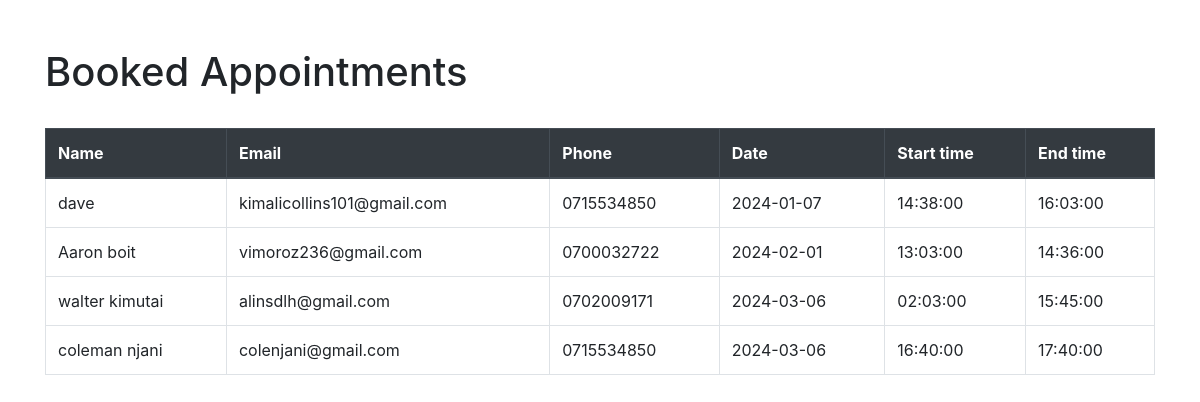
Screenshot of /copilot-/adminbookings.php with the database file from the repository.
### tables this page shows
CREATE TABLE `bookings` (
  `name` varchar(50) NOT NULL,
  `email` varchar(50) NOT NULL,
  `phone` varchar(20) NOT NULL,
  `date` date NOT NULL,
  `start_time` time NOT NULL,
  `end_time` time NOT NULL
);

### copilot-/adminbookings.php (the view, shortened to what this page needs)
<!DOCTYPE html>
<html lang="en">
<head>
    <link rel="stylesheet" href="https://stackpath.bootstrapcdn.com/bootstrap/4.5.2/css/bootstrap.min.css">
</head>
<body>
    <div class="container">
        <h1 class="mt-5">Booked Appointments</h1>
        <?php
        $servername = "localhost";
        $username = "root";
        $password = "";
        $dbname = "contact";
        $conn = new mysqli($servername, $username, $password, $dbname);
        $sql = "SELECT name, email, phone, date, start_time, end_time FROM bookings ORDER BY date, start_time";
        $result = $conn->query($sql);
        echo "<div class='table-responsive'>";
        echo "<table class='table table-bordered mt-4'>";
        echo "<thead class='thead-dark'><tr><th>Name</th><th>Email</th><th>Phone</th><th>Date</th><th>Start time</th><th>End time</th></tr></thead><tbody>";
        if ($result->num_rows > 0) {
          while($row = $result->fetch_assoc()) {
            echo "<tr><td>" . $row["name"] . "</td><td>" . $row["email"] . "</td><td>" . $row["phone"] . "</td><td>" . $row["date"] . "</td><td>" . $row["start_time"] . "</td><td>" . $row["end_time"] . "</td></tr>";
          }
        } else {
          echo "<tr><td colspan='6'>No bookings found</td></tr>";
        }
        echo "</tbody></table></div>";
        ?>
    </div>
</body>
</html>

### rows the page displays
bookings: name "dave", email "kimalicollins101@gmail.com", phone "0715534850", date "2024-01-07", start_time "14:38:00", end_time "16:03:00"
bookings: name "Aaron boit", email "vimoroz236@gmail.com", phone "0700032722", date "2024-02-01", start_time "13:03:00", end_time "14:36:00"
bookings: name "walter kimutai", email "alinsdlh@gmail.com", phone "0702009171", date "2024-03-06", start_time "02:03:00", end_time "15:45:00"
bookings: name "coleman njani", email "colenjani@gmail.com", phone "0715534850", date "2024-03-06", start_time "16:40:00", end_time "17:40:00"
